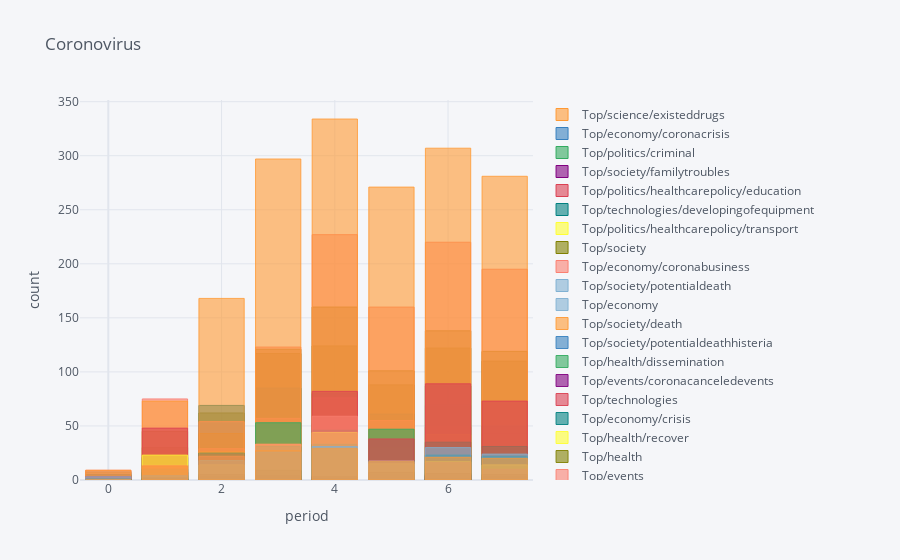

Notebook code cell kept with this figure:
### Code cell
days_period = 7 
all_source_bars = create_result_table(name_colums_for_new_csv, my_classes, days_period, first_day, last_day)
res_without_dates = all_source_bars.drop(['start_period','end_period'], axis=1)

res_without_dates.iplot(kind='bar', histnorm='percent',
    barmode='overlay', xTitle='period',
                  yTitle='count', title='Coronovirus')

### Figure 1 — Plotly figure (JSON) as saved in the notebook; plotly's stock layout.template omitted (floating-point values rounded to 4 significant figures)
{"data": [{"marker": {"color": "rgba(255, 153, 51, 0.6)", "line": {"color": "rgba(255, 153, 51, 1.0)", "width": 1}}, "name": "Top/science/existeddrugs", "orientation": "v", "text": "", "type": "bar", "x": [0, 1, 2, 3, 4, 5, 6, 7], "y": [1, 0, 2, 15, 15, 8, 4, 5]}, {"marker": {"color": "rgba(55, 128, 191, 0.6)", "line": {"color": "rgba(55, 128, 191, 1.0)", "width": 1}}, "name": "Top/economy/coronacrisis", "orientation": "v", "text": "", "type": "bar", "x": [0, 1, 2, 3, 4, 5, 6, 7], "y": [5, 14, 30, 38, 33, 23, 32, 15]}, {"marker": {"color": "rgba(50, 171, 96, 0.6)", "line": {"color": "rgba(50, 171, 96, 1.0)", "width": 1}}, "name": "Top/politics/criminal", "orientation": "v", "text": "", "type": "bar", "x": [0, 1, 2, 3, 4, 5, 6, 7], "y": [0, 4, 3, 8, 9, 4, 4, 1]}, {"marker": {"color": "rgba(128, 0, 128, 0.6)", "line": {"color": "rgba(128, 0, 128, 1.0)", "width": 1}}, "name": "Top/society/familytroubles", "orientation": "v", "text": "", "type": "bar", "x": [0, 1, 2, 3, 4, 5, 6, 7], "y": [0, 0, 5, 2, 2, 2, 0, 1]}, {"marker": {"color": "rgba(219, 64, 82, 0.6)", "line": {"color": "rgba(219, 64, 82, 1.0)", "width": 1}}, "name": "Top/politics/healthcarepolicy/education", "orientation": "v", "text": "", "type": "bar", "x": [0, 1, 2, 3, 4, 5, 6, 7], "y": [0, 9, 8, 2, 9, 1, 1, 0]}, {"marker": {"color": "rgba(0, 128, 128, 0.6)", "line": {"color": "rgba(0, 128, 128, 1.0)", "width": 1}}, "name": "Top/technologies/developingofequipment", "orientation": "v", "text": "", "type": "bar", "x": [0, 1, 2, 3, 4, 5, 6, 7], "y": [0, 1, 7, 10, 6, 3, 3, 5]}, {"marker": {"color": "rgba(255, 255, 51, 0.6)", "line": {"color": "rgba(255, 255, 51, 1.0)", "width": 1}}, "name": "Top/politics/healthcarepolicy/transport", "orientation": "v", "text": "", "type": "bar", "x": [0, 1, 2, 3, 4, 5, 6, 7], "y": [0, 21, 33, 37, 35, 19, 13, 12]}, {"marker": {"color": "rgba(128, 128, 0, 0.6)", "line": {"color": "rgba(128, 128, 0, 1.0)", "width": 1}}, "name": "Top/society", "orientation": "v", "text": "", "type": "bar", "x": [0, 1, 2, 3, 4, 5, 6, 7], "y": [7, 45, 62, 121, 160, 101, 138, 119]}, {"marker": {"color": "rgba(251, 128, 114, 0.6)", "line": {"color": "rgba(251, 128, 114, 1.0)", "width": 1}}, "name": "Top/economy/coronabusiness", "orientation": "v", "text": "", "type": "bar", "x": [0, 1, 2, 3, 4, 5, 6, 7], "y": [0, 1, 6, 2, 2, 2, 4, 0]}, {"marker": {"color": "rgba(128, 177, 211, 0.6)", "line": {"color": "rgba(128, 177, 211, 1.0)", "width": 1}}, "name": "Top/society/potentialdeath", "orientation": "v", "text": "", "type": "bar", "x": [0, 1, 2, 3, 4, 5, 6, 7], "y": [0, 1, 6, 6, 9, 2, 4, 0]}, {"marker": {"color": "rgba(128, 177, 211, 0.6)", "line": {"color": "rgba(128, 177, 211, 0.8999999999999999)", "width": 1}}, "name": "Top/economy", "orientation": "v", "text": "", "type": "bar", "x": [0, 1, 2, 3, 4, 5, 6, 7], "y": [8, 20, 53, 45, 53, 53, 69, 39]}, {"marker": {"color": "rgba(255, 153, 51, 0.6)", "line": {"color": "rgba(255, 153, 51, 0.8999999999999999)", "width": 1}}, "name": "Top/society/death", "orientation": "v", "text": "", "type": "bar", "x": [0, 1, 2, 3, 4, 5, 6, 7], "y": [2, 4, 25, 39, 44, 47, 35, 32]}, {"marker": {"color": "rgba(55, 128, 191, 0.6)", "line": {"color": "rgba(55, 128, 191, 0.8999999999999999)", "width": 1}}, "name": "Top/society/potentialdeathhisteria", "orientation": "v", "text": "", "type": "bar", "x": [0, 1, 2, 3, 4, 5, 6, 7], "y": [0, 1, 6, 9, 7, 4, 4, 0]}, {"marker": {"color": "rgba(50, 171, 96, 0.6)", "line": {"color": "rgba(50, 171, 96, 0.8999999999999999)", "width": 1}}, "name": "Top/health/dissemination", "orientation": "v", "text": "", "type": "bar", "x": [0, 1, 2, 3, 4, 5, 6, 7], "y": [1, 2, 9, 16, 18, 14, 10, 22]}, {"marker": {"color": "rgba(128, 0, 128, 0.6)", "line": {"color": "rgba(128, 0, 128, 0.8999999999999999)", "width": 1}}, "name": "Top/events/coronacanceledevents", "orientation": "v", "text": "", "type": "bar", "x": [0, 1, 2, 3, 4, 5, 6, 7], "y": [0, 7, 3, 6, 20, 14, 16, 20]}, {"marker": {"color": "rgba(219, 64, 82, 0.6)", "line": {"color": "rgba(219, 64, 82, 0.8999999999999999)", "width": 1}}, "name": "Top/technologies", "orientation": "v", "text": "", "type": "bar", "x": [0, 1, 2, 3, 4, 5, 6, 7], "y": [0, 1, 6, 16, 52, 41, 49, 43]}, {"marker": {"color": "rgba(0, 128, 128, 0.6)", "line": {"color": "rgba(0, 128, 128, 0.8999999999999999)", "width": 1}}, "name": "Top/economy/crisis", "orientation": "v", "text": "", "type": "bar", "x": [0, 1, 2, 3, 4, 5, 6, 7], "y": [5, 21, 69, 85, 80, 61, 87, 50]}, {"marker": {"color": "rgba(255, 255, 51, 0.6)", "line": {"color": "rgba(255, 255, 51, 0.8999999999999999)", "width": 1}}, "name": "Top/health/recover", "orientation": "v", "text": "", "type": "bar", "x": [0, 1, 2, 3, 4, 5, 6, 7], "y": [0, 3, 20, 47, 37, 30, 42, 30]}, {"marker": {"color": "rgba(128, 128, 0, 0.6)", "line": {"color": "rgba(128, 128, 0, 0.8999999999999999)", "width": 1}}, "name": "Top/health", "orientation": "v", "text": "", "type": "bar", "x": [0, 1, 2, 3, 4, 5, 6, 7], "y": [1, 30, 43, 117, 124, 88, 122, 110]}, {"marker": {"color": "rgba(251, 128, 114, 0.6)", "line": {"color": "rgba(251, 128, 114, 0.8999999999999999)", "width": 1}}, "name": "Top/events", "orientation": "v", "text": "", "type": "bar", "x": [0, 1, 2, 3, 4, 5, 6, 7], "y": [9, 75, 54, 123, 227, 160, 220, 195]}, {"marker": {"color": "rgba(251, 128, 114, 0.6)", "line": {"color": "rgba(251, 128, 114, 0.7999999999999998)", "width": 1}}, "name": "Top/politics/healthcarepolicy/safetysteps", "orientation": "v", "text": "", "type": "bar", "x": [0, 1, 2, 3, 4, 5, 6, 7], "y": [0, 14, 29, 57, 76, 55, 35, 27]}, {"marker": {"color": "rgba(128, 177, 211, 0.6)", "line": {"color": "rgba(128, 177, 211, 0.7999999999999998)", "width": 1}}, "name": "Top/economy/coronaimport", "orientation": "v", "text": "", "type": "bar", "x": [0, 1, 2, 3, 4, 5, 6, 7], "y": [0, 1, 12, 15, 17, 13, 20, 14]}, {"marker": {"color": "rgba(255, 153, 51, 0.6)", "line": {"color": "rgba(255, 153, 51, 0.7999999999999998)", "width": 1}}, "name": "Top/coronavirus", "orientation": "v", "text": "", "type": "bar", "x": [0, 1, 2, 3, 4, 5, 6, 7], "y": [9, 73, 168, 297, 334, 271, 307, 281]}, {"marker": {"color": "rgba(55, 128, 191, 0.6)", "line": {"color": "rgba(55, 128, 191, 0.7999999999999998)", "width": 1}}, "name": "Top/events/onlinetransformed", "orientation": "v", "text": "", "type": "bar", "x": [0, 1, 2, 3, 4, 5, 6, 7], "y": [0, 4, 7, 8, 10, 7, 4, 6]}, {"marker": {"color": "rgba(50, 171, 96, 0.6)", "line": {"color": "rgba(50, 171, 96, 0.7999999999999998)", "width": 1}}, "name": "Top/health/illness", "orientation": "v", "text": "", "type": "bar", "x": [0, 1, 2, 3, 4, 5, 6, 7], "y": [1, 7, 25, 53, 46, 47, 35, 31]}, {"marker": {"color": "rgba(128, 0, 128, 0.6)", "line": {"color": "rgba(128, 0, 128, 0.7999999999999998)", "width": 1}}, "name": "Top/science/developingnewdrugs", "orientation": "v", "text": "", "type": "bar", "x": [0, 1, 2, 3, 4, 5, 6, 7], "y": [0, 0, 3, 2, 4, 5, 5, 5]}, {"marker": {"color": "rgba(219, 64, 82, 0.6)", "line": {"color": "rgba(219, 64, 82, 0.7999999999999998)", "width": 1}}, "name": "Top/politics", "orientation": "v", "text": "", "type": "bar", "x": [0, 1, 2, 3, 4, 5, 6, 7], "y": [3, 48, 24, 33, 82, 38, 89, 73]}, {"marker": {"color": "rgba(0, 128, 128, 0.6)", "line": {"color": "rgba(0, 128, 128, 0.7999999999999998)", "width": 1}}, "name": "Top/economy/coronajobloss", "orientation": "v", "text": "", "type": "bar", "x": [0, 1, 2, 3, 4, 5, 6, 7], "y": [0, 10, 25, 31, 33, 18, 23, 22]}, {"marker": {"color": "rgba(255, 255, 51, 0.6)", "line": {"color": "rgba(255, 255, 51, 0.7999999999999998)", "width": 1}}, "name": "Top/politics/healthcarepolicy/entertaiment", "orientation": "v", "text": "", "type": "bar", "x": [0, 1, 2, 3, 4, 5, 6, 7], "y": [0, 23, 14, 33, 44, 15, 17, 14]}, {"marker": {"color": "rgba(128, 128, 0, 0.6)", "line": {"color": "rgba(128, 128, 0, 0.7999999999999998)", "width": 1}}, "name": "Top/science/developingvaccine", "orientation": "v", "text": "", "type": "bar", "x": [0, 1, 2, 3, 4, 5, 6, 7], "y": [0, 1, 5, 4, 1, 7, 6, 5]}, {"marker": {"color": "rgba(128, 128, 0, 0.6)", "line": {"color": "rgba(128, 128, 0, 0.7)", "width": 1}}, "name": "Top/society/producthisteria", "orientation": "v", "text": "", "type": "bar", "x": [0, 1, 2, 3, 4, 5, 6, 7], "y": [1, 2, 3, 9, 3, 0, 1, 3]}, {"marker": {"color": "rgba(251, 128, 114, 0.6)", "line": {"color": "rgba(251, 128, 114, 0.7)", "width": 1}}, "name": "Top/politics/healthcarepolicy/quarntine_strengthening", "orientation": "v", "text": "", "type": "bar", "x": [0, 1, 2, 3, 4, 5, 6, 7], "y": [0, 13, 22, 33, 59, 18, 16, 10]}, {"marker": {"color": "rgba(128, 177, 211, 0.6)", "line": {"color": "rgba(128, 177, 211, 0.7)", "width": 1}}, "name": "Top/science", "orientation": "v", "text": "", "type": "bar", "x": [0, 1, 2, 3, 4, 5, 6, 7], "y": [3, 4, 18, 26, 31, 17, 30, 24]}, {"marker": {"color": "rgba(255, 153, 51, 0.6)", "line": {"color": "rgba(255, 153, 51, 0.7)", "width": 1}}, "name": "Top/politics/healthcarepolicy", "orientation": "v", "text": "", "type": "bar", "x": [0, 1, 2, 3, 4, 5, 6, 7], "y": [0, 13, 26, 27, 29, 17, 21, 20]}], "layout": {"barmode": "overlay", "legend": {"bgcolor": "#F5F6F9", "font": {"color": "#4D5663"}}, "paper_bgcolor": "#F5F6F9", "plot_bgcolor": "#F5F6F9", "title": {"font": {"color": "#4D5663"}, "text": "Coronovirus"}, "xaxis": {"gridcolor": "#E1E5ED", "showgrid": true, "tickfont": {"color": "#4D5663"}, "title": {"font": {"color": "#4D5663"}, "text": "period"}, "zerolinecolor": "#E1E5ED"}, "yaxis": {"gridcolor": "#E1E5ED", "showgrid": true, "tickfont": {"color": "#4D5663"}, "title": {"font": {"color": "#4D5663"}, "text": "count"}, "zerolinecolor": "#E1E5ED"}}}
